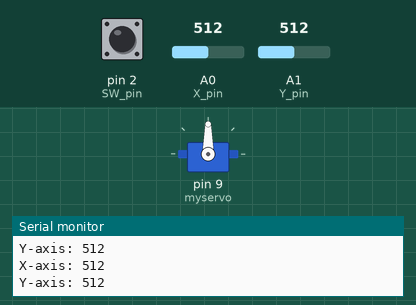
Simulated run of this sketch. Board: Arduino Leonardo, built with avr-gcc and run on an emulated ATmega32U4. On the bench: servo, the last lines printed to the serial monitor. The inputs (shaded band) are chosen by the test bench; at power-on: A1 (Y_pin) = 512, pin 2 (SW_pin) HIGH, A0 (X_pin) = 512. USB keyboard and mouse output is not drawn.

Above: at 1.2 s.
1.3 s: A1 (Y_pin) set to 900
At 1.8 s:
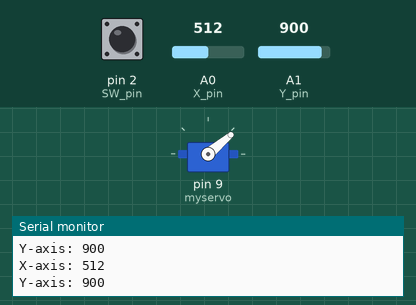
2.8 s: A1 (Y_pin) set to 1023
At 4.0 s:
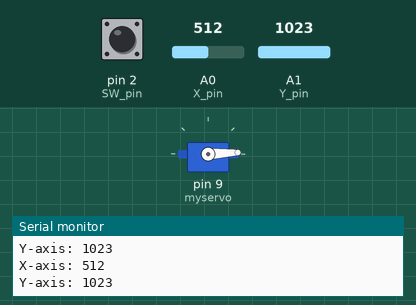
4.3 s: A1 (Y_pin) set to 122
At 5.3 s:
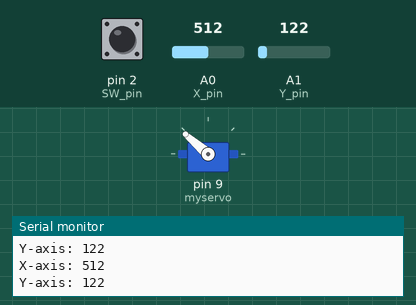
5.8 s: A1 (Y_pin) set to 0
At 6.1 s:
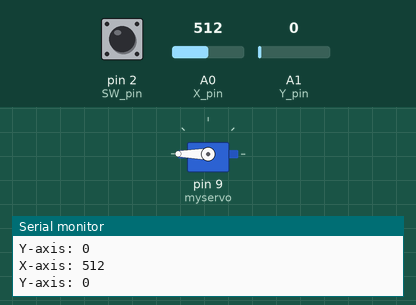
Timing chart, 0 to 8.3 s (numbered marks = the images above; inputs shaded):
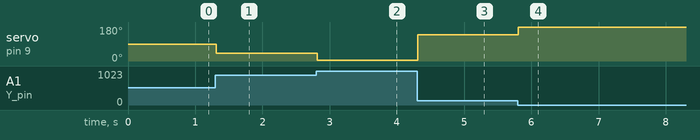

Measured:
- after the input at 1.3 s, servo on pin 9 (myservo): 90° → 40° at once
- after the input at 2.8 s, servo on pin 9 (myservo): 40° → 3° at once
- after the input at 4.3 s, servo on pin 9 (myservo): 3° → 139° at once
- after the input at 5.8 s, servo on pin 9 (myservo): 139° → 180° at once

The sketch:

BigServoStick.ino
```cpp
#include <Servo.h>
#include <Mouse.h>
// Arduino pin numbers
const int SW_pin = 2; // digital pin connected to switch output
const int X_pin = A0; // analog pin connected to X output
const int Y_pin = A1; // analog pin connected to Y output
Servo myservo;
int pos = 0;

void setup() {
  pinMode(SW_pin, INPUT);
  digitalWrite(SW_pin, HIGH);
  myservo.attach(9);
  Serial.begin(9600);
  Mouse.begin();
}

void loop() {
  Serial.print("X-axis: ");
  Serial.print(analogRead(X_pin));
  Serial.print("\n");
  Serial.print("Y-axis: ");
  Serial.println(analogRead(Y_pin));
  if((abs(analogRead(Y_pin)-516)>300)||(abs(analogRead(X_pin)-512)>300)){
    myservo.write(acos((analogRead(Y_pin)-511.99999)/512)*180/3.14159);
  }
  Serial.print("\n\n");
  if (digitalRead(2) == HIGH) {
    Mouse.click();
  }
  delay(10);
}
```
